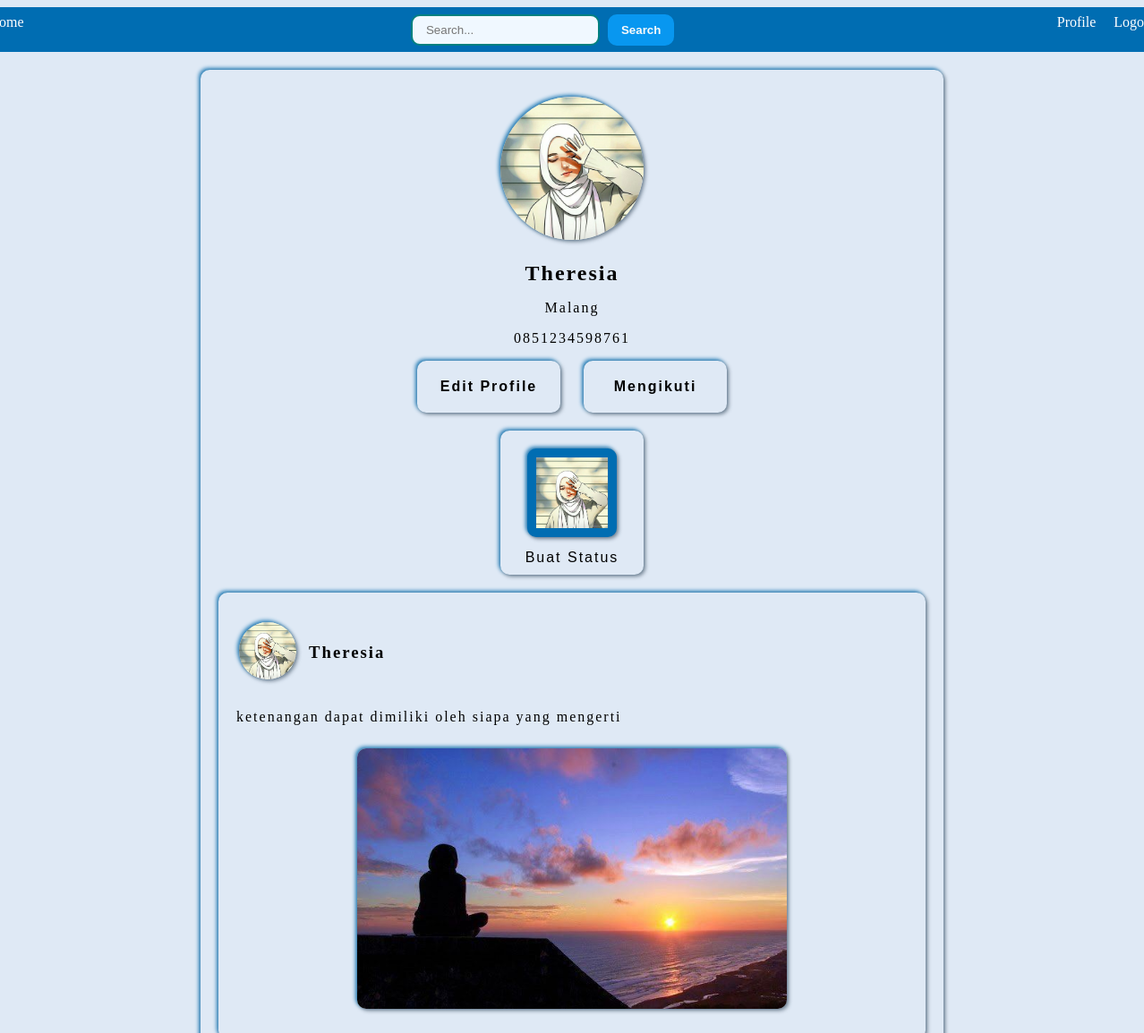
Page /profile.php (signed in) on the committed database.
### tables this page shows
CREATE TABLE `user` (
  `id_user` int(20) NOT NULL,
  `nama` varchar(100) DEFAULT NULL,
  `email` varchar(50) DEFAULT NULL,
  `alamat` varchar(150) DEFAULT NULL,
  `no_hp` varchar(20) DEFAULT NULL,
  `tgl_lahir` date DEFAULT NULL,
  `tempat_lahir` varchar(45) DEFAULT NULL,
  `photos` varchar(100) NOT NULL,
  `level` varchar(50) NOT NULL,
  `password` varchar(255) DEFAULT NULL
);

CREATE TABLE `photos` (
  `id_photos` int(20) NOT NULL,
  `id_user` int(20) DEFAULT NULL,
  `nama_photos` varchar(150) DEFAULT NULL,
  `keterangan` varchar(256) DEFAULT NULL
);

### profile.php (the view, shortened to what this page needs)
<!DOCTYPE html>
<html lang="id">
<head>
	<link rel="stylesheet" type="text/css" href="css/profileStatus.css">
	<link rel="stylesheet" href="css/header.css">
</head>
<body >
	<?php
		include('header.inc');
	?>
	<div align="center" class="container">
		<fieldset>
			<div align="center" class="contain">
				<?php
			   		include('koneksiPDO.php');
					$statement = $koneksi->prepare("SELECT photos, nama, alamat, no_hp FROM user WHERE(id_user = :id_user)");
					$statement->bindValue('id_user', $_SESSION['id_user']);
					$statement->execute();
					foreach ($statement as $row){
						$photos=$row['photos'];
						$nama=$row['nama'];
						$alamat=$row['alamat'];
						$nomor=$row['no_hp'];
					}
				?>
				<?php echo '<img src="profil/'.$photos.'" alt="photo" </a>'; ?>
				<h2><?php echo $nama; ?></h2>
				<p><?php echo $alamat; ?></p>
				<p><?php echo $nomor; ?></p>
				<div class="button1">
					<button class="btn1" onclick="window.location.href='menu.php';"><h4>Edit Profile</h4></button>
					<button class="btn1" onclick="window.location.href='follow.php';"><h4>Mengikuti</h4></button>
				</div>
				<div class="button2">
					<button onclick="window.location.href='post.php' " class="btn2">
					<?php
			  		echo '<img src="profil/'.$row['photos'].'" alt="photo"</a>';
				?>
			Buat Status</button>
				</div>
			</div>
			<?php
			include('koneksiPDO.php');
			$status = $koneksi->prepare("SELECT * FROM photos WHERE(id_user = :id_user)");
			$status->bindValue('id_user', $_SESSION['id_user']);
			$status->execute();
			$baris = $status->fetchAll(PDO::FETCH_ASSOC);
			$panjang_baris = count($baris);
			for($i=$panjang_baris-1; $i>=0;$i--){
				$row = $baris[$i];
				$photo=$row['nama_photos'];
				$keterangan=$row['keterangan'];
				echo'<div align="center" class="kotak" >
				<fieldset >
					<div align="left" class="status">
						<table>
						<div class="row">
							<td> ';
						echo '<img src="profil/'.$photos.'" alt="photo" </a>';
					echo'</td>
						</div>
						<div  class="colom">
							<td><h3>'; echo $nama; echo '</h3></td>
						</div>
						</table>
						<div>';
							echo'<p>'; echo $keterangan; echo'</p>
						</div>
						<div align="center">';
							echo '<img  class="img2" src="upload/'.$photo.'" alt="photo">';
						echo'</div>
					</div>
					</fieldset>
					</div>';
			}
			?>
		</fieldset>
	</div>
</body>
</html>

### css/profileStatus.css (style rules this page uses)
body { display: flex; border: 1px ; flex-direction: column; justify-content: center; align-items: center; background-color: #DFE9F5; }
.container { height: 100%; width: 850px; padding: 10px; }
.contain img { border-radius: 100%; max-width: 10rem; text-align: center; margin: 10px 0; box-shadow: 2px 2px 4px rgba(44,62,80,0.6),-2px -2px 4px rgba(41,128,185,1); }
.button1 { margin: 10px 0; }
h2 { margin: 10px 0; }
h4 { margin: 10px 0; }
button.btn1 { letter-spacing: 2px; font-weight: 530; font-size: 1em; border: none; outline: none; border-radius: 10px; padding: 10px; width: 160px; overflow: hidden; margin: 0 10px; background: none ; position: relative; box-shadow: 2px 2px 4px rgba(44,62,80,0.6),-2px -2px 4px rgba(41,128,185,1); transition: all 500ms ease; }
button.btn1::after { transition: all 300ms ease; z-index: -1; border-radius: 10px; content: ""; top: 0; left: 100%; position: absolute; width: 100%; height: 100%; background-color: #006DB2; }
div.button2 { margin: 20px 0; }
.button2 button img { border-radius: 100%; max-width: 5rem; margin: 10px 0; }
button.btn2 { letter-spacing: 2px; font-weight: 530; font-size: 1em; border: none; outline: none; border-radius: 10px; padding: 10px; width: 160px; overflow: hidden; margin: 0 10px; background: none ; position: relative; box-shadow: 2px 2px 4px rgba(44,62,80,0.6),-2px -2px 4px rgba(41,128,185,1); }
button.btn2::after { opacity: 0.8; z-index: -1; border-radius: 10px; content: ""; top: 0; left: 100%; position: absolute; width: 100%; height: 100%; background-color: #006DB2; }
button.btn2 img { letter-spacing: 1px; font-weight: 200; font-size: 2em; border: none; outline: none; border-radius: 10px; padding: 10px; width: 160px; background: #006DB2 ; box-shadow: 2px 2px 4px rgba(44,62,80,0.6),-2px -2px 4px rgba(41,128,185,1); }
fieldset { margin: 10px 0px; letter-spacing: 2px; font-weight: 530; font-size: 1em; border: none; outline: none; border-radius: 10px; padding: 20px; width: 750px; background: none ; box-shadow: 2px 2px 4px rgba(44,62,80,0.6),-2px -2px 4px rgba(41,128,185,1); }
.status img { border-radius: 100%; max-width: 4rem; margin: 10px 0; box-shadow: 2px 2px 4px rgba(44,62,80,0.6),-2px -2px 4px rgba(41,128,185,1); }
img.img2 { border-radius: 10px; max-width: 30rem; margin: 10px 0; }
div.kotak { margin: 20px 0; }
h3 { padding: 10px; }

### css/header.css (style rules this page uses)
body { background-color: #DFE9F5; }

### rows in the picture
user: photos (picture), nama "Theresia", alamat "Malang", no_hp "0851234598761", photos.nama_photos (picture)
photos: keterangan "ketenangan dapat dimiliki oleh siapa yang mengerti"
